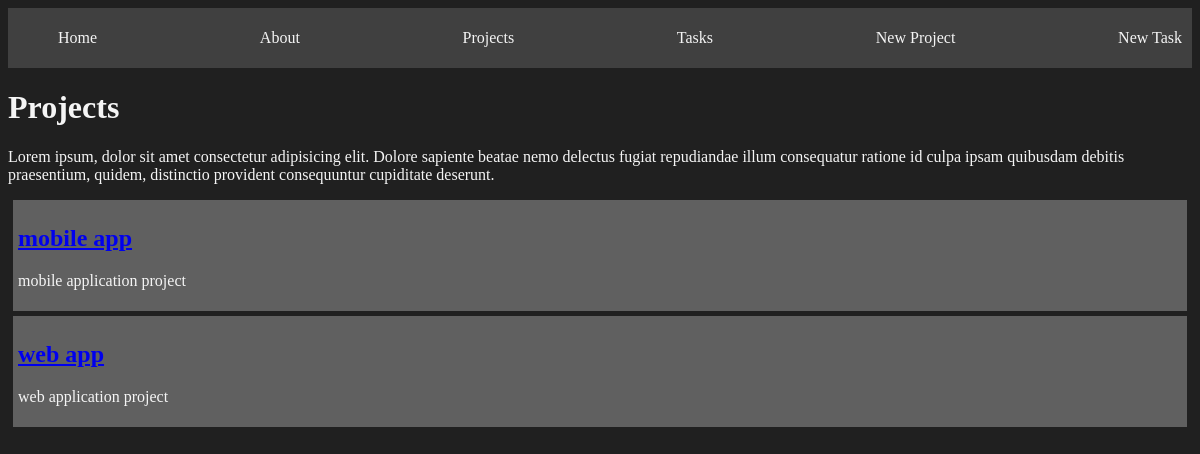
Before: /projects/ with the older database file.
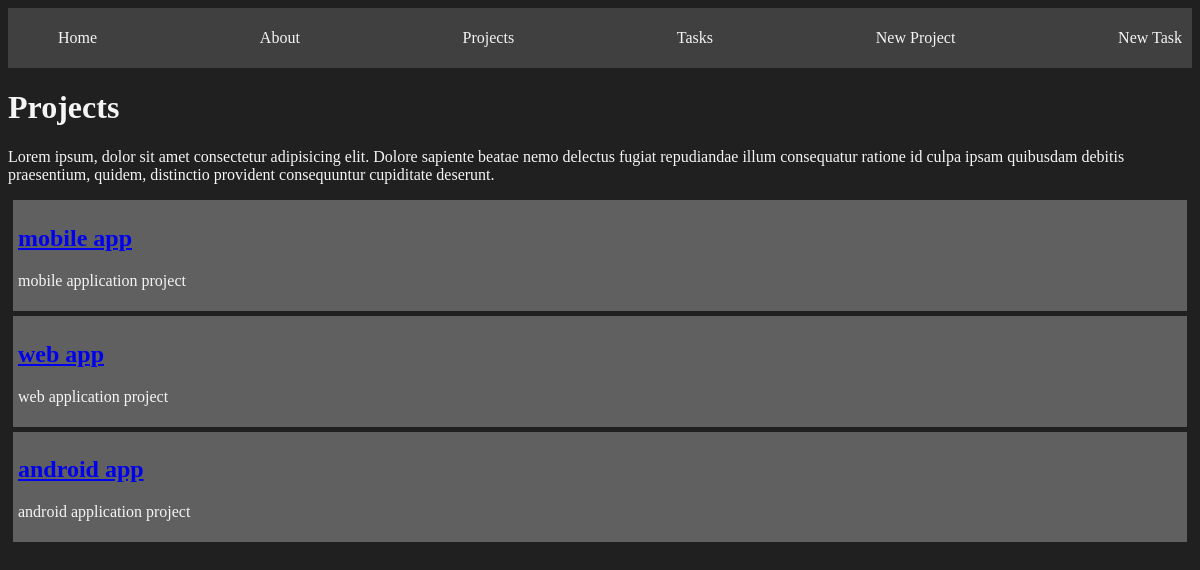
After: the same page with the newer database file.
### myapp/models.py (models this page shows, shortened)
class Project(models.Model):
  title = models.CharField(max_length=100)
  description = models.TextField()

### myapp/views.py (the view)
# urls.py: path('projects/', views.projects, name='projects'),
def projects(request):
  projects = Project.objects.all()
  return render(request, 'projects.html', {
    'projects': projects
  })

### myapp/templates/projects.html
{% extends 'layouts/base.html' %}
{% block content %}
  <h1>Projects</h1>
  <p>
    Lorem ipsum, dolor sit amet consectetur adipisicing elit. Dolore sapiente
    beatae nemo delectus fugiat repudiandae illum consequatur ratione id culpa
    ipsam quibusdam debitis praesentium, quidem, distinctio provident   consequuntur
    cupiditate deserunt.
  </p>
  {% for project in projects %}
    <article class="card">
      <a href="{% url 'project_detail' project.id %}">
        <h2>{{ project.title }}</h2>
      </a>
      <p>{{ project.description }}</p>
    </article>
  {% endfor %}
{% endblock %}

Changed rows visible on the page:
added Project: title "android app", description "android application project"
